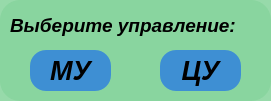
     <widget class="QFrame" name="frame_16">
      <property name="geometry">
       <rect>
        <x>650</x>
        <y>20</y>
        <width>271</width>
        <height>101</height>
       </rect>
      </property>
      <property name="styleSheet">
       <string notr="true">background-color: rgb(135, 212, 157,220); border-radius: 20</string>
      </property>
      <property name="frameShape">
       <enum>QFrame::StyledPanel</enum>
      </property>
      <property name="frameShadow">
       <enum>QFrame::Raised</enum>
      </property>
      <widget class="QLabel" name="label_18">
       <property name="geometry">
        <rect>
         <x>10</x>
         <y>10</y>
         <width>251</width>
         <height>31</height>
        </rect>
       </property>
       <property name="font">
        <font>
         <family>Arial</family>
         <pointsize>14</pointsize>
         <weight>75</weight>
         <italic>true</italic>
         <bold>true</bold>
        </font>
       </property>
       <property name="styleSheet">
        <string notr="true">background-color: rgb(135, 212, 157,0); border-radius: 20</string>
       </property>
       <property name="text">
        <string>Выберите управление:</string>
       </property>
      </widget>
      <widget class="QPushButton" name="pushButton_8">
       <property name="geometry">
        <rect>
         <x>30</x>
         <y>50</y>
         <width>81</width>
         <height>41</height>
        </rect>
       </property>
       <property name="font">
        <font>
         <family>Arial</family>
         <pointsize>20</pointsize>
         <weight>75</weight>
         <italic>true</italic>
         <bold>true</bold>
        </font>
       </property>
       <property name="styleSheet">
        <string notr="true">#pushButton_8{
border-radius: 16;
background-color: rgb(0, 85, 255,140);
}

#pushButton_8:hover{
	background-color: rgb(0, 85, 255,120);
}

#pushButton_8:pressed {
	background-color: rgb(0, 85, 255,100);
}</string>
       </property>
       <property name="text">
        <string>МУ</string>
       </property>
      </widget>
      <widget class="QPushButton" name="pushButton_9">
       <property name="geometry">
        <rect>
         <x>160</x>
         <y>50</y>
         <width>81</width>
         <height>41</height>
        </rect>
       </property>
       <property name="font">
        <font>
         <family>Arial</family>
         <pointsize>20</pointsize>
         <weight>75</weight>
         <italic>true</italic>
         <bold>true</bold>
        </font>
       </property>
       <property name="styleSheet">
        <string notr="true">#pushButton_9{
border-radius: 16;
background-color: rgb(0, 85, 255,140);
}

#pushButton_9:hover{
	background-color: rgb(0, 85, 255,120);
}

#pushButton_9:pressed {
	background-color: rgb(0, 85, 255,100);
}</string>
       </property>
       <property name="text">
        <string>ЦУ</string>
       </property>
      </widget>
     </widget>
